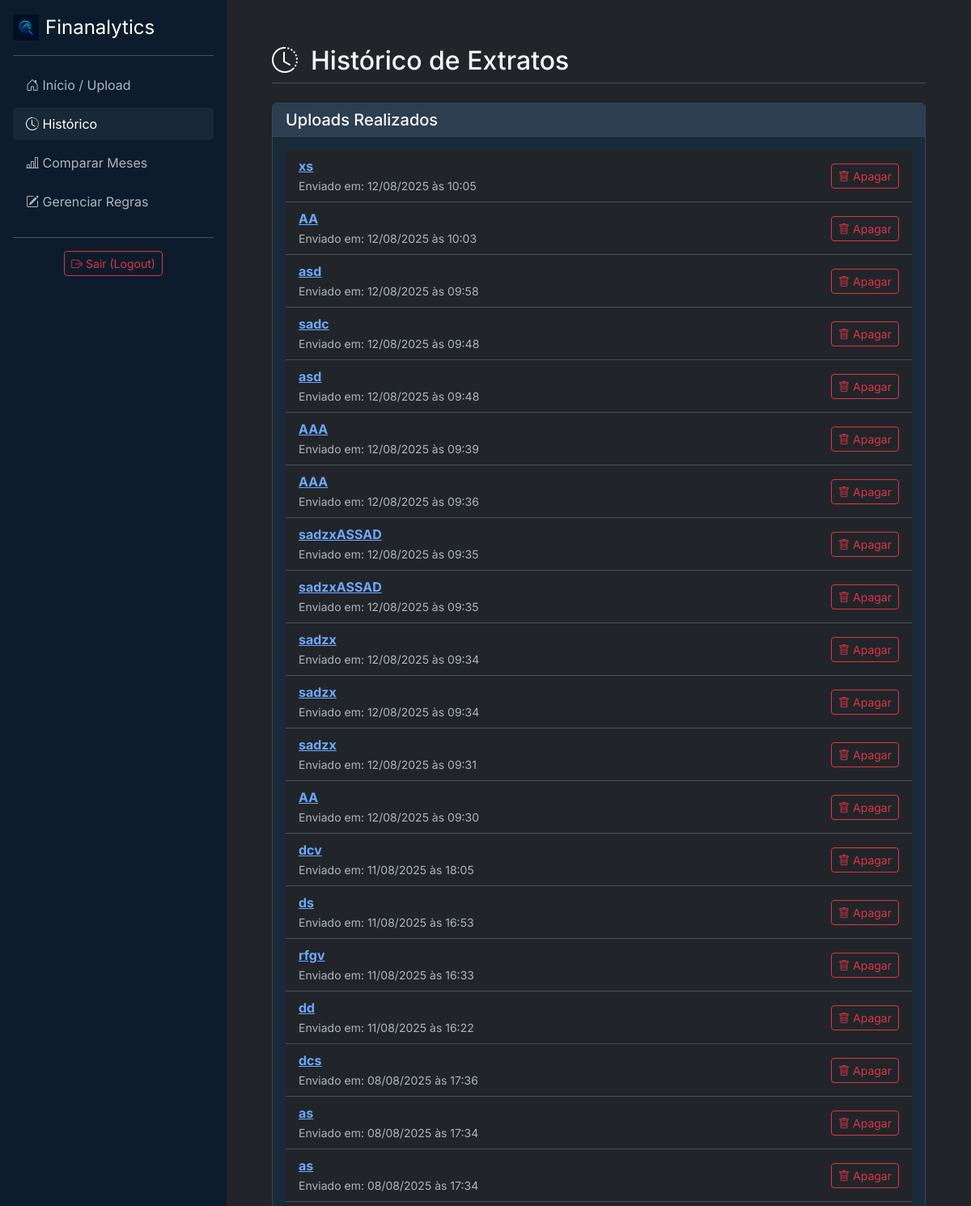
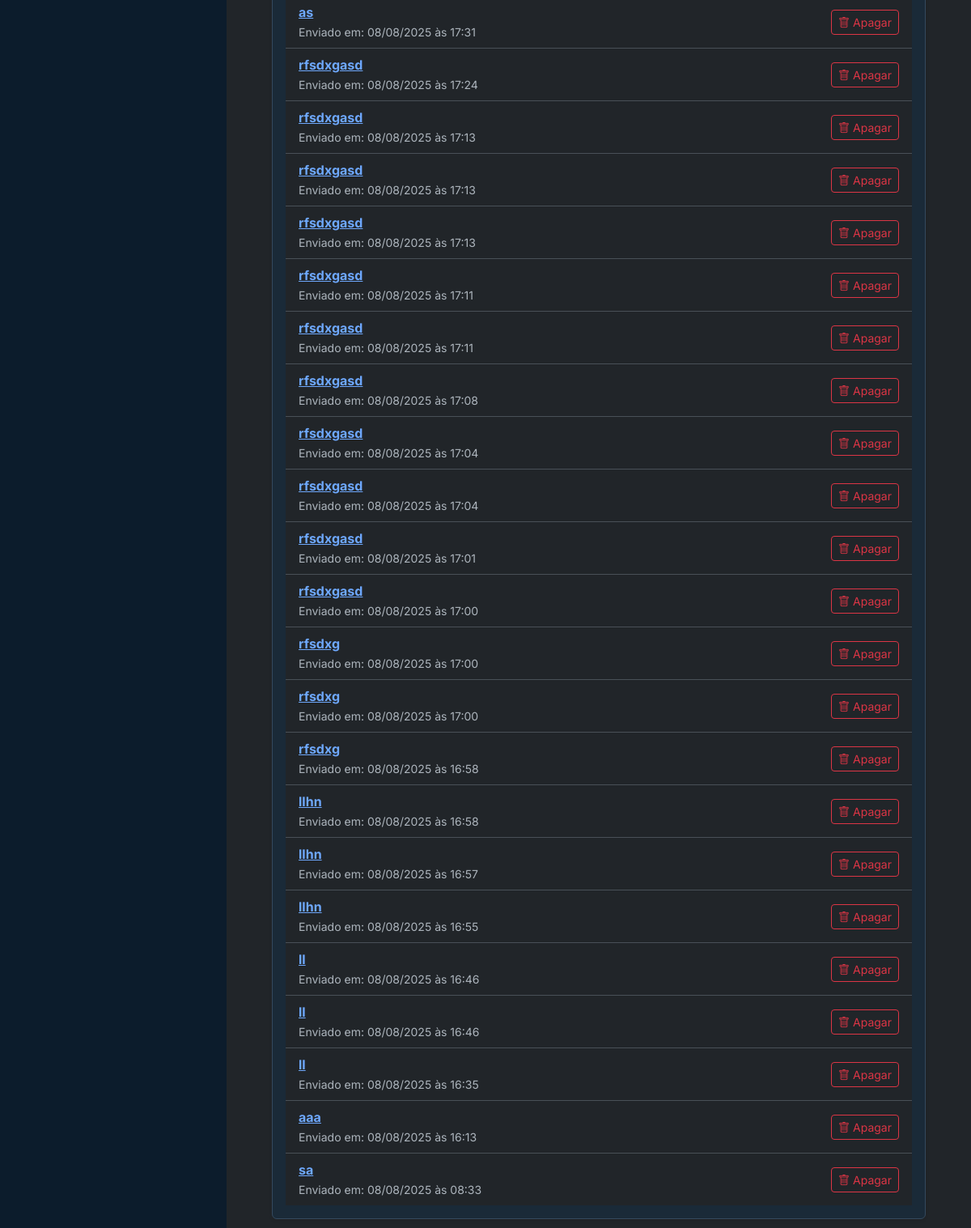
Screenshot of /historico/ (signed in) with the database file from the repository (2 pictures, top to bottom).
### analisador/models.py (models this page shows, shortened)
class Extrato(models.Model):
    usuario = models.ForeignKey(User, on_delete=models.CASCADE)
    mes_referencia = models.CharField(max_length=50, help_text="Ex: Julho/2025")
    data_upload = models.DateTimeField(auto_now_add=True) # Salva a data do upload automaticamente

### analisador/views.py (the view)
# urls.py: path('historico/', views.historico_extratos, name='historico'),
@login_required
def historico_extratos(request):
    extratos = Extrato.objects.filter(usuario=request.user).order_by('-data_upload')
    contexto = {
        'extratos': extratos,
        'active_page': 'historico'
    }
    return render(request, 'analisador/historico.html', contexto)

### analisador/templates/analisador/historico.html (shortened to what this page needs)
{% extends 'analisador/base.html' %}
{% block content %}
    <div class="d-flex justify-content-between align-items-center mb-4 pb-2 border-bottom">
        <h1 class="h2 mb-0"><i class="bi bi-clock-history me-3"></i>Histórico de Extratos</h1>
    </div>
    <div class="card shadow-sm">
        <div class="card-header">
            <h5 class="card-title mb-0">Uploads Realizados</h5>
        </div>
        <div class="card-body">
{% if extratos %}
    <ul class="list-group list-group-flush">
        {% for extrato in extratos %}
        <li class="list-group-item d-flex justify-content-between align-items-center">
            <div>
                <a href="{% url 'pagina_relatorio' extrato_id=extrato.id %}">
                    <strong>{{ extrato.mes_referencia }}</strong>
                </a>
                <br>
                <small class="text-muted">Enviado em: {{ extrato.data_upload|date:"d/m/Y \à\s H:i" }}</small>
            </div>
            <div>
                <form action="{% url 'apagar_extrato' extrato_id=extrato.id %}" method="POST" onsubmit="return confirm('Tem certeza que deseja apagar este extrato e todas as suas transações? Esta ação não pode ser desfeita.');">
                    <button type="submit" class="btn btn-sm btn-outline-danger">
                        <i class="bi bi-trash"></i> Apagar
                    </button>
                </form>
            </div>
        </li>
        {% endfor %}
    </ul>
{% else %}
    <p class="text-center text-muted">Você ainda não enviou nenhum extrato.</p>
{% endif %}
        </div>
    </div>
{% endblock %}

### static/css/custom.css (style rules this page uses)
:root { --bs-dark-rgb: 4, 28, 50; --bs-body-color: #f8f9fa; --bs-secondary-color: #adb5bd; --bs-primary: #0d6efd; --verde-sucesso: #198754; --vermelho-perigo: #dc3545; --amarelo-alerta: #ffc107; }
body { font-family: 'Inter', sans-serif; }
.card { background-color: #1a2a38; border: 1px solid #34495e; }
.card-header { background-color: #2c3e50; border-bottom: 1px solid #34495e; }

### rows the page displays
Extrato: mes_referencia "xs", data_upload "12/08/2025 às 10:05"
Extrato: mes_referencia "AA", data_upload "12/08/2025 às 10:03"
Extrato: mes_referencia "asd", data_upload "12/08/2025 às 09:58"
Extrato: mes_referencia "sadc", data_upload "12/08/2025 às 09:48"
Extrato: mes_referencia "asd", data_upload "12/08/2025 às 09:48"
Extrato: mes_referencia "AAA", data_upload "12/08/2025 às 09:39"
Extrato: mes_referencia "AAA", data_upload "12/08/2025 às 09:36"
Extrato: mes_referencia "sadzxASSAD", data_upload "12/08/2025 às 09:35"
Extrato: mes_referencia "sadzxASSAD", data_upload "12/08/2025 às 09:35"
Extrato: mes_referencia "sadzx", data_upload "12/08/2025 às 09:34"
Extrato: mes_referencia "sadzx", data_upload "12/08/2025 às 09:34"
Extrato: mes_referencia "sadzx", data_upload "12/08/2025 às 09:31"
Extrato: mes_referencia "AA", data_upload "12/08/2025 às 09:30"
Extrato: mes_referencia "dcv", data_upload "11/08/2025 às 18:05"
Extrato: mes_referencia "ds", data_upload "11/08/2025 às 16:53"
Extrato: mes_referencia "rfgv", data_upload "11/08/2025 às 16:33"
Extrato: mes_referencia "dd", data_upload "11/08/2025 às 16:22"
Extrato: mes_referencia "dcs", data_upload "08/08/2025 às 17:36"
Extrato: mes_referencia "as", data_upload "08/08/2025 às 17:34"
Extrato: mes_referencia "as", data_upload "08/08/2025 às 17:34"
Extrato: mes_referencia "as", data_upload "08/08/2025 às 17:31"
Extrato: mes_referencia "rfsdxgasd", data_upload "08/08/2025 às 17:24"
Extrato: mes_referencia "rfsdxgasd", data_upload "08/08/2025 às 17:13"
Extrato: mes_referencia "rfsdxgasd", data_upload "08/08/2025 às 17:13"
Extrato: mes_referencia "rfsdxgasd", data_upload "08/08/2025 às 17:13"
Extrato: mes_referencia "rfsdxgasd", data_upload "08/08/2025 às 17:11"
Extrato: mes_referencia "rfsdxgasd", data_upload "08/08/2025 às 17:11"
Extrato: mes_referencia "rfsdxgasd", data_upload "08/08/2025 às 17:08"
Extrato: mes_referencia "rfsdxgasd", data_upload "08/08/2025 às 17:04"
Extrato: mes_referencia "rfsdxgasd", data_upload "08/08/2025 às 17:04"
Extrato: mes_referencia "rfsdxgasd", data_upload "08/08/2025 às 17:01"
Extrato: mes_referencia "rfsdxgasd", data_upload "08/08/2025 às 17:00"
Extrato: mes_referencia "rfsdxg", data_upload "08/08/2025 às 17:00"
Extrato: mes_referencia "rfsdxg", data_upload "08/08/2025 às 17:00"
Extrato: mes_referencia "rfsdxg", data_upload "08/08/2025 às 16:58"
Extrato: mes_referencia "llhn", data_upload "08/08/2025 às 16:58"
Extrato: mes_referencia "llhn", data_upload "08/08/2025 às 16:57"
Extrato: mes_referencia "llhn", data_upload "08/08/2025 às 16:55"
Extrato: mes_referencia "ll", data_upload "08/08/2025 às 16:46"
Extrato: mes_referencia "ll", data_upload "08/08/2025 às 16:46"
Extrato: mes_referencia "ll", data_upload "08/08/2025 às 16:35"
Extrato: mes_referencia "aaa", data_upload "08/08/2025 às 16:13"
Extrato: mes_referencia "sa", data_upload "08/08/2025 às 08:33"
